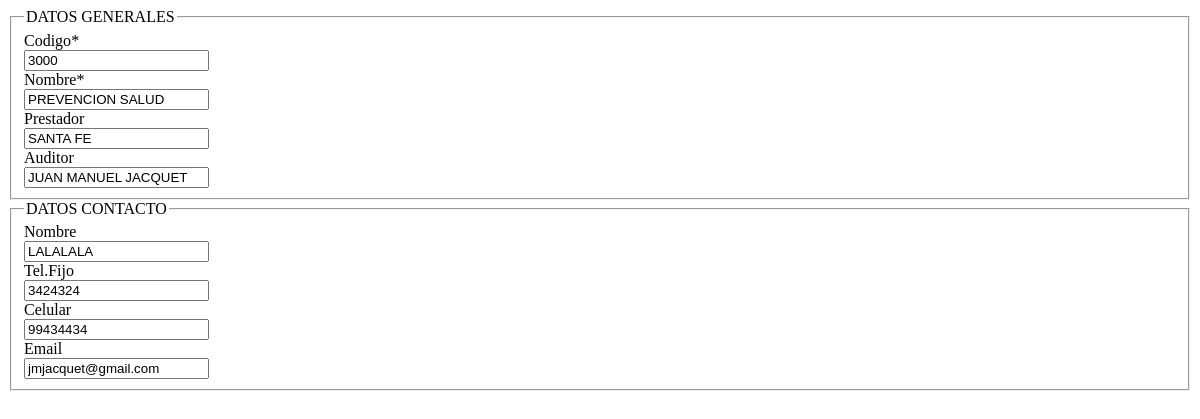
/entidades/art/editar/1/, run on an earlier commit of the app's database.
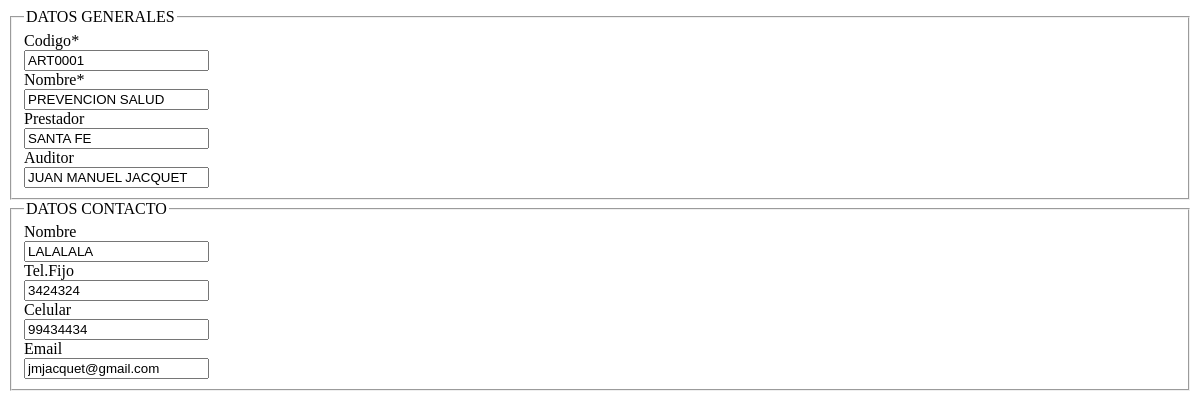
And on a later commit of the database.
### entidades/models.py (models this page shows, shortened)
class ent_art(models.Model):
	codigo = models.CharField(u'Código',max_length=50,blank=True, null=True)
	nombre = models.CharField(u'Nombre',max_length=500, blank=True, null=True) # Field name made lowercase.
	prestador = models.CharField('Prestador',max_length=500, blank=True, null=True)
	auditor = models.CharField('Auditor',max_length=500, blank=True, null=True)
	contacto_nombre = models.CharField('Nombre',max_length=500, blank=True, null=True)
	contacto_telfijo = models.CharField('Tel.Fijo',max_length=100, blank=True, null=True)
	contacto_telcel = models.CharField('Celular',max_length=100, blank=True, null=True)
	contacto_email = models.EmailField('Email',blank=True)
	baja = models.BooleanField(default=False)
	fecha_creacion = models.DateTimeField(auto_now_add = True)
	fecha_modif = models.DateTimeField(auto_now = True)
	usuario_carga = models.ForeignKey('usuarios.UsuUsuario',db_column='usuario_carga',blank=True, null=True,related_name='art_usuario_carga',on_delete=models.SET_NULL)
	class Meta:
	    db_table = 'ent_art'

### entidades/views.py (the view, shortened to what this page needs)
# urls.py: url(r'^art/editar/(?P<id>\d+)/$', ARTEditView.as_view(), name="art_editar"),
class ARTEditView(VariablesMixin,AjaxUpdateView):
    form_class = ARTForm
    model = ent_art
    pk_url_kwarg = 'id'
    template_name = 'fm/entidades/form_art.html'
    def dispatch(self, *args, **kwargs):
        return super(ARTEditView, self).dispatch(*args, **kwargs)
    def get_form_kwargs(self):
        kwargs = super(ARTEditView, self).get_form_kwargs()
        kwargs['request'] = self.request
        return kwargs
    def get_initial(self):
        initial = super(ARTEditView, self).get_initial()
        return initial

### entidades/forms.py
class ARTForm(forms.ModelForm):
	nombre = forms.CharField(widget=forms.TextInput(attrs={'autofocus': 'autofocus'}),required=True)
	codigo = forms.CharField(required=True)
	class Meta:
			model = ent_art
			exclude = ['id','fecha_creacion','fecha_modif','usuario_carga']
	def __init__(self, *args, **kwargs):
		request = kwargs.pop('request', None)
		super(ARTForm, self).__init__(*args, **kwargs)

### general/views.py (called while the page is built)
    def get_context_data(self, **kwargs):
        context = super(VariablesMixin, self).get_context_data(**kwargs)
        return context

### fm/templates/fm/entidades/form_art.html (shortened to what this page needs)
{% load i18n %}
{% load static from staticfiles %}
{% load crispy_forms_tags %}
  <div id="form-container">
    <form role="form" class="form " method="POST" action="" id="form-alta">
	        <fieldset>
	        <legend> DATOS GENERALES </legend>
	        <div class="col-xs-12">
	        	<div class="row cerca">
	             <div class="col-sm-3 col-xs-12">
	                 {{form.codigo|as_crispy_field}}
	             </div>
	             <div class="col-sm-9 col-xs-12">
	                 {{form.nombre|as_crispy_field}}
	             </div>
		        </div>
		        <div class="row cerca">
	             <div class="col-sm-12">
	                 {{form.prestador|as_crispy_field}}
	             </div>
	            </div>
	            <div class="row cerca">
	             <div class="col-sm-12">
	                 {{form.auditor|as_crispy_field}}
	             </div>
	            </div>
	        </div>
	         </fieldset>
              <fieldset>
		        <legend> DATOS CONTACTO </legend>
			       <div class="col-xs-12">
				        <div class="row cerca">
					          <div class="col-xs-12">
				                 {{form.contacto_nombre|as_crispy_field}}
				             </div>
						</div>
						<div class="row cerca">
					          <div class="col-sm-4 col-xs-12">
				                 {{form.contacto_telfijo|as_crispy_field}}
				             </div>
				             <div class="col-sm-4 col-xs-12">
				                 {{form.contacto_telcel|as_crispy_field}}
				             </div>
				             <div class="col-sm-4 col-xs-12">
				                 {{form.contacto_email|as_crispy_field}}
				             </div>
						</div>
				   </div>
		         </fieldset>
    </form>
</div>

What changed in the data, as far as the page shows it:
changed ent_art "PREVENCION SALUD": codigo "3000" → "ART0001"
